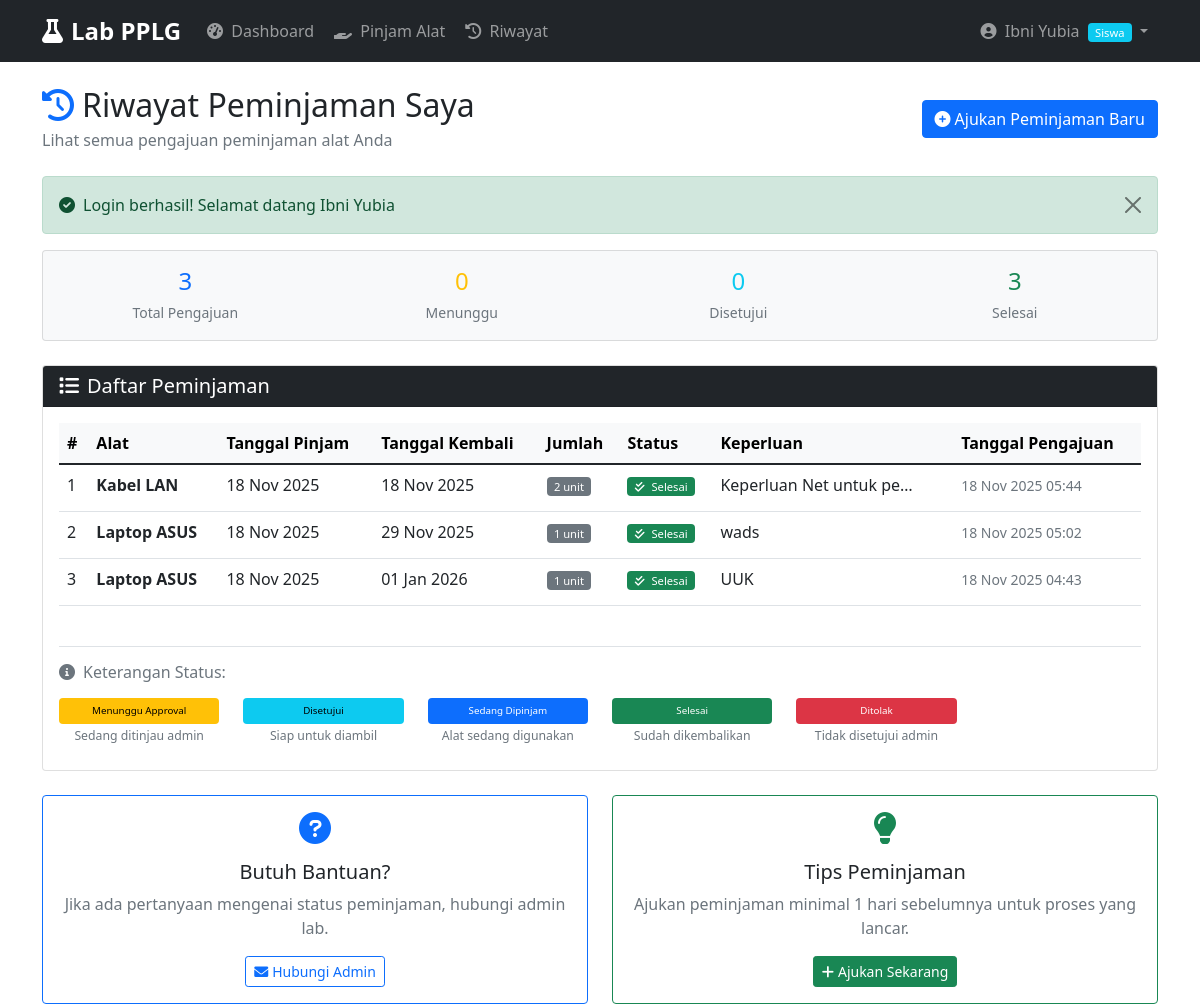
Page /index.php?page=peminjaman&action=riwayat (signed in) on the committed database.
### tables this page shows
CREATE TABLE `peminjaman` (
  `id` int NOT NULL,
  `user_id` int NOT NULL,
  `alat_id` int NOT NULL,
  `tanggal_pinjam` date NOT NULL,
  `tanggal_kembali` date NOT NULL,
  `jumlah` int NOT NULL,
  `keperluan` text NOT NULL,
  `status` enum('pending','approved','dipinjam','dikembalikan','ditolak') DEFAULT 'pending',
  `created_at` timestamp NULL DEFAULT CURRENT_TIMESTAMP
);

CREATE TABLE `alat` (
  `id` int NOT NULL,
  `nama` varchar(100) NOT NULL,
  `kategori` varchar(50) NOT NULL,
  `jumlah` int NOT NULL,
  `deskripsi` text,
  `created_at` timestamp NULL DEFAULT CURRENT_TIMESTAMP
);

### controller/PeminjamanController.php (called while the page is built, shortened)
<?php
require_once 'model/PeminjamanModel.php';
class PeminjamanController {
    private $peminjamanModel;
    public function __construct() {
        $this->peminjamanModel = new PeminjamanModel();
    }
    public function riwayat() {
        $data['riwayat'] = $this->peminjamanModel->getRiwayatByUser($_SESSION['user_id']);
        $data['stats_user'] = $this->getUserPeminjamanStats($_SESSION['user_id']);
        require_once 'view/peminjaman/riwayat.php';
    }
    private function getUserPeminjamanStats($user_id) {
        $stats = [
            'total' => $this->peminjamanModel->getUserPeminjamanCount($user_id),
            'pending' => $this->peminjamanModel->getUserPeminjamanCountByStatus($user_id, 'pending'),
            'approved' => $this->peminjamanModel->getUserPeminjamanCountByStatus($user_id, 'approved'),
            'dipinjam' => $this->peminjamanModel->getUserPeminjamanCountByStatus($user_id, 'dipinjam'),
            'dikembalikan' => $this->peminjamanModel->getUserPeminjamanCountByStatus($user_id, 'dikembalikan'),
            'ditolak' => $this->peminjamanModel->getUserPeminjamanCountByStatus($user_id, 'ditolak')
        ];
        return $stats;
    }
}
?>

### model/PeminjamanModel.php (called while the page is built, shortened)
<?php
require_once 'config/database.php';
class PeminjamanModel {
    private $conn;
    private $table_name = "peminjaman";
    public function __construct() {
        $database = new Database();
        $this->conn = $database->getConnection();
    }
    public function getRiwayatByUser($user_id) {
        $query = "SELECT p.*, a.nama as nama_alat
                  FROM " . $this->table_name . " p
                  LEFT JOIN alat a ON p.alat_id = a.id
                  WHERE p.user_id = :user_id
                  ORDER BY p.created_at DESC";
        $stmt = $this->conn->prepare($query);
        $stmt->bindParam(':user_id', $user_id);
        $stmt->execute();
        return $stmt->fetchAll(PDO::FETCH_ASSOC);
    }
public function getUserPeminjamanCount($user_id) {
    $query = "SELECT COUNT(*) as total FROM " . $this->table_name . " WHERE user_id = :user_id";
    $stmt = $this->conn->prepare($query);
    $stmt->bindParam(':user_id', $user_id);
    $stmt->execute();
    $row = $stmt->fetch(PDO::FETCH_ASSOC);
    return $row['total'];
}
public function getUserPeminjamanCountByStatus($user_id, $status) {
    $query = "SELECT COUNT(*) as total FROM " . $this->table_name . " WHERE user_id = :user_id AND status = :status";
    $stmt = $this->conn->prepare($query);
    $stmt->bindParam(':user_id', $user_id);
    $stmt->bindParam(':status', $status);
    $stmt->execute();
    $row = $stmt->fetch(PDO::FETCH_ASSOC);
    return $row['total'];
}
}
?>

### config/database.php (called while the page is built, shortened)
<?php
class Database {
    private $host = "localhost";
    private $db_name = "lab_pplg";
    private $username = "root";
    private $password = "";
    public function getConnection() {
        $this->conn = null;
        try {
            $this->conn = new PDO("mysql:host=" . $this->host . ";dbname=" . $this->db_name, $this->username, $this->password);
            $this->conn->exec("set names utf8");
        } catch(PDOException $exception) {
            echo "Connection error: " . $exception->getMessage();
        }
        return $this->conn;
    }
}
?>

### view/peminjaman/riwayat.php (the view, shortened to what this page needs)
<!DOCTYPE html>
<html lang="id">
<head>
    <link href="https://cdn.jsdelivr.net/npm/bootstrap@5.1.3/dist/css/bootstrap.min.css" rel="stylesheet">
    <link rel="stylesheet" href="https://cdnjs.cloudflare.com/ajax/libs/font-awesome/6.0.0/css/all.min.css">
</head>
<body>
    <?php include __DIR__ . '/../partials/navbar.php'; ?>
    <div class="container mt-4">
        <div class="d-flex justify-content-between align-items-center mb-4">
            <div>
                <h2 class="mb-1"><i class="fas fa-history me-2 text-primary"></i>Riwayat Peminjaman Saya</h2>
                <p class="text-muted mb-0">Lihat semua pengajuan peminjaman alat Anda</p>
            </div>
            <a href="index.php?page=peminjaman&action=create" class="btn btn-primary">
                <i class="fas fa-plus-circle me-1"></i>Ajukan Peminjaman Baru
            </a>
        </div>
        <?php if (isset($_SESSION['success'])): ?>
            <div class="alert alert-success alert-dismissible fade show" role="alert">
                <i class="fas fa-check-circle me-2"></i><?php echo $_SESSION['success']; ?>
                <button type="button" class="btn-close" data-bs-dismiss="alert"></button>
            </div>
        <?php endif; ?>
        <div class="row mb-4">
            <div class="col-md-12">
                <div class="card bg-light">
                    <div class="card-body py-3">
                        <div class="row text-center">
                            <div class="col">
                                <h4 class="mb-1 text-primary"><?php echo count($data['riwayat']); ?></h4>
                                <small class="text-muted">Total Pengajuan</small>
                            </div>
                            <div class="col">
                                <h4 class="mb-1 text-warning"><?php echo count(array_filter($data['riwayat'], fn($p) => $p['status'] == 'pending')); ?></h4>
                                <small class="text-muted">Menunggu</small>
                            </div>
                            <div class="col">
                                <h4 class="mb-1 text-info"><?php echo count(array_filter($data['riwayat'], fn($p) => $p['status'] == 'approved')); ?></h4>
                                <small class="text-muted">Disetujui</small>
                            </div>
                            <div class="col">
                                <h4 class="mb-1 text-success"><?php echo count(array_filter($data['riwayat'], fn($p) => $p['status'] == 'dikembalikan')); ?></h4>
                                <small class="text-muted">Selesai</small>
                            </div>
                        </div>
                    </div>
                </div>
            </div>
        </div>
        <div class="card">
            <div class="card-header bg-dark text-white">
                <h5 class="mb-0"><i class="fas fa-list me-2"></i>Daftar Peminjaman</h5>
            </div>
            <div class="card-body">
                <?php if (empty($data['riwayat'])): ?>
                    <div class="text-center py-5 empty-state rounded">
                        <i class="fas fa-inbox fa-4x text-muted mb-4"></i>
                        <h4 class="text-muted">Belum ada riwayat peminjaman</h4>
                        <p class="text-muted mb-4">Anda belum pernah mengajukan peminjaman alat</p>
                        <a href="index.php?page=peminjaman&action=create" class="btn btn-primary btn-lg">
                            <i class="fas fa-hand-holding me-2"></i>Ajukan Peminjaman Pertama
                        </a>
                    </div>
                <?php else: ?>
                    <div class="table-responsive">
                        <table class="table table-hover">
                            <thead class="table-light">
                                <tr>
                                    <th>#</th>
                                    <th>Alat</th>
                                    <th>Tanggal Pinjam</th>
                                    <th>Tanggal Kembali</th>
                                    <th>Jumlah</th>
                                    <th>Status</th>
                                    <th>Keperluan</th>
                                    <th>Tanggal Pengajuan</th>
                                </tr>
                            </thead>
                            <tbody>
                                <?php $no = 1; ?>
                                <?php foreach ($data['riwayat'] as $peminjaman): ?>
                                <tr>
                                    <td><?php echo $no++; ?></td>
                                    <td>
                                        <strong><?php echo htmlspecialchars($peminjaman['nama_alat']); ?></strong>
                                    </td>
                                    <td>
                                        <?php echo date('d M Y', strtotime($peminjaman['tanggal_pinjam'])); ?>
                                    </td>
                                    <td>
                                        <?php echo date('d M Y', strtotime($peminjaman['tanggal_kembali'])); ?>
                                    </td>
                                    <td>
                                        <span class="badge bg-secondary"><?php echo $peminjaman['jumlah']; ?> unit</span>
                                    </td>
                                    <td>
                                        <?php
                                        $status_config = [
                                            'pending' => [
                                                'class' => 'badge-pending',
                                                'text' => 'Menunggu Approval',
                                                'icon' => 'clock',
                                                'description' => 'Menunggu persetujuan admin'
                                            ],
                                            'approved' => [
                                                'class' => 'badge-approved',
                                                'text' => 'Disetujui',
                                                'icon' => 'check',
                                                'description' => 'Peminjaman disetujui, siap diambil'
                                            ],
                                            'dipinjam' => [
                                                'class' => 'badge-dipinjam',
                                                'text' => 'Sedang Dipinjam',
                                                'icon' => 'hand-holding',
                                                'description' => 'Alat sedang dipinjam'
                                            ],
                                            'dikembalikan' => [
                                                'class' => 'badge-dikembalikan',
                                                'text' => 'Selesai',
                                                'icon' => 'check-double',
                                                'description' => 'Peminjaman telah selesai'
                                            ],
                                            'ditolak' => [
                                                'class' => 'badge-ditolak',
                                                'text' => 'Ditolak',
                                                'icon' => 'times',
                                                'description' => 'Peminjaman ditolak oleh admin'
                                            ]
                                        ];
                                        $status = $peminjaman['status'];
                                        ?>
                                        <span class="badge <?php echo $status_config[$status]['class']; ?> position-relative"
                                              title="<?php echo $status_config[$status]['description']; ?>">
                                            <i class="fas fa-<?php echo $status_config[$status]['icon']; ?> me-1"></i>
                                            <?php echo $status_config[$status]['text']; ?>
                                        </span>
                                    </td>
                                    <td>
                                        <span class="d-inline-block text-truncate" style="max-width: 200px;"
                                              title="<?php echo htmlspecialchars($peminjaman['keperluan']); ?>">
                                            <?php echo htmlspecialchars($peminjaman['keperluan']); ?>
                                        </span>
                                    </td>
                                    <td>
                                        <small class="text-muted">
                                            <?php echo date('d M Y H:i', strtotime($peminjaman['created_at'])); ?>
                                        </small>
                                    </td>
                                </tr>
                                <?php endforeach; ?>
                            </tbody>
                        </table>
                    </div>
                    <div class="mt-4 pt-3 border-top">
                        <h6 class="text-muted mb-3"><i class="fas fa-info-circle me-2"></i>Keterangan Status:</h6>
                        <div class="row status-legend">
                            <div class="col-md-2 text-center mb-2">
                                <span class="badge badge-pending p-2 d-block">Menunggu Approval</span>
                                <small class="text-muted">Sedang ditinjau admin</small>
                            </div>
                            <div class="col-md-2 text-center mb-2">
                                <span class="badge badge-approved p-2 d-block">Disetujui</span>
                                <small class="text-muted">Siap untuk diambil</small>
                            </div>
                            <div class="col-md-2 text-center mb-2">
                                <span class="badge badge-dipinjam p-2 d-block">Sedang Dipinjam</span>
                                <small class="text-muted">Alat sedang digunakan</small>
                            </div>
                            <div class="col-md-2 text-center mb-2">
                                <span class="badge badge-dikembalikan p-2 d-block">Selesai</span>
                                <small class="text-muted">Sudah dikembalikan</small>
                            </div>
                            <div class="col-md-2 text-center mb-2">
                                <span class="badge badge-ditolak p-2 d-block">Ditolak</span>
                                <small class="text-muted">Tidak disetujui admin</small>
                            </div>
                        </div>
                    </div>
                <?php endif; ?>
            </div>
        </div>
        <div class="row mt-4">
            <div class="col-md-6">
                <div class="card border-primary">
                    <div class="card-body text-center">
                        <i class="fas fa-question-circle fa-2x text-primary mb-3"></i>
                        <h5>Butuh Bantuan?</h5>
                        <p class="text-muted">Jika ada pertanyaan mengenai status peminjaman, hubungi admin lab.</p>
                        <a href="#" class="btn btn-outline-primary btn-sm">
                            <i class="fas fa-envelope me-1"></i>Hubungi Admin
                        </a>
                    </div>
                </div>
            </div>
            <div class="col-md-6">
                <div class="card border-success">
                    <div class="card-body text-center">
                        <i class="fas fa-lightbulb fa-2x text-success mb-3"></i>
                        <h5>Tips Peminjaman</h5>
                        <p class="text-muted">Ajukan peminjaman minimal 1 hari sebelumnya untuk proses yang lancar.</p>
                        <a href="index.php?page=peminjaman&action=create" class="btn btn-success btn-sm">
                            <i class="fas fa-plus me-1"></i>Ajukan Sekarang
                        </a>
                    </div>
                </div>
            </div>
        </div>
    </div>
</body>
</html>

### rows in the picture
peminjaman: alat.nama "Kabel LAN", tanggal_pinjam "18 Nov 2025", tanggal_kembali "18 Nov 2025", jumlah "2", status "Selesai", keperluan "Keperluan Net untuk pe…", created_at "18 Nov 2025 05:44"
peminjaman: alat.nama "Laptop ASUS", tanggal_pinjam "18 Nov 2025", tanggal_kembali "29 Nov 2025", jumlah "1", status "Selesai", keperluan "wads", created_at "18 Nov 2025 05:02"
peminjaman: alat.nama "Laptop ASUS", tanggal_pinjam "18 Nov 2025", tanggal_kembali "01 Jan 2026", jumlah "1", status "Selesai", keperluan "UUK", created_at "18 Nov 2025 04:43"

### other values in the picture
$_SESSION['nama'] "Ibni Yubia"
$_SESSION['role'] "Siswa"
$_SESSION['success'] "Login berhasil! Selamat datang Ibni Yubia"
count($data['riwayat']) "3"
